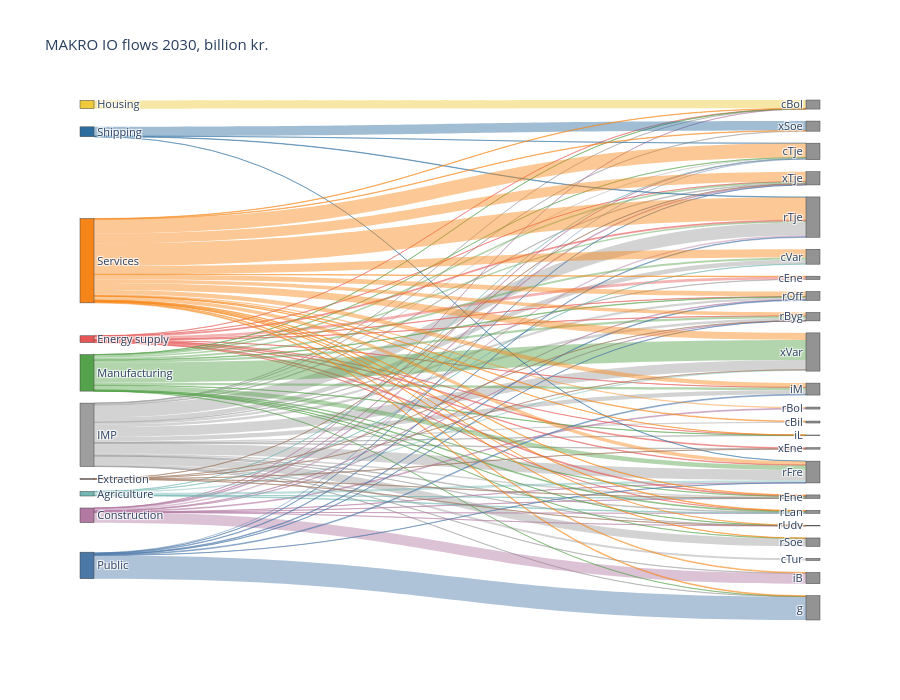

Write notebook code for a chart like this one.
### Markdown cell above
## 4. Where production goes: Sankey diagrams

From the sectors and imports (left) to the demand components (right). The width of a band is the value of the
flow. All imports are one node; `merge_imports=False` splits them by the sector of the goods.

### Code cell
io_viz.sankey(io_v, year, min_flow=min_flow, title=f'MAKRO IO flows {year}, billion kr.')

### Figure 1 — Plotly figure (JSON) as saved in the notebook; plotly's stock layout.template omitted (floating-point values rounded to 4 significant figures)
{"data": [{"arrangement": "snap", "link": {"color": ["rgba(158,158,158,0.45)", "rgba(158,158,158,0.45)", "rgba(158,158,158,0.45)", "rgba(158,158,158,0.45)", "rgba(158,158,158,0.45)", "rgba(158,158,158,0.45)", "rgba(158,158,158,0.45)", "rgba(158,158,158,0.45)", "rgba(158,158,158,0.45)", "rgba(158,158,158,0.45)", "rgba(158,158,158,0.45)", "rgba(158,158,158,0.45)", "rgba(158,158,158,0.45)", "rgba(158,158,158,0.45)", "rgba(158,158,158,0.45)", "rgba(158,158,158,0.45)", "rgba(158,158,158,0.45)", "rgba(158,158,158,0.45)", "rgba(158,158,158,0.45)", "rgba(158,158,158,0.45)", "rgba(158,158,158,0.45)", "rgba(158,158,158,0.45)", "rgba(238,202,59,0.45)", "rgba(178,121,162,0.45)", "rgba(178,121,162,0.45)", "rgba(178,121,162,0.45)", "rgba(178,121,162,0.45)", "rgba(178,121,162,0.45)", "rgba(178,121,162,0.45)", "rgba(178,121,162,0.45)", "rgba(178,121,162,0.45)", "rgba(178,121,162,0.45)", "rgba(178,121,162,0.45)", "rgba(178,121,162,0.45)", "rgba(178,121,162,0.45)", "rgba(228,87,86,0.45)", "rgba(228,87,86,0.45)", "rgba(228,87,86,0.45)", "rgba(228,87,86,0.45)", "rgba(228,87,86,0.45)", "rgba(228,87,86,0.45)", "rgba(228,87,86,0.45)", "rgba(228,87,86,0.45)", "rgba(228,87,86,0.45)", "rgba(228,87,86,0.45)", "rgba(228,87,86,0.45)", "rgba(228,87,86,0.45)", "rgba(84,162,75,0.45)", "rgba(84,162,75,0.45)", "rgba(84,162,75,0.45)", "rgba(84,162,75,0.45)", "rgba(84,162,75,0.45)", "rgba(84,162,75,0.45)", "rgba(84,162,75,0.45)", "rgba(84,162,75,0.45)", "rgba(84,162,75,0.45)", "rgba(84,162,75,0.45)", "rgba(84,162,75,0.45)", "rgba(84,162,75,0.45)", "rgba(84,162,75,0.45)", "rgba(84,162,75,0.45)", "rgba(84,162,75,0.45)", "rgba(84,162,75,0.45)", "rgba(114,183,178,0.45)", "rgba(114,183,178,0.45)", "rgba(114,183,178,0.45)", "rgba(114,183,178,0.45)", "rgba(114,183,178,0.45)", "rgba(114,183,178,0.45)", "rgba(76,120,168,0.45)", "rgba(76,120,168,0.45)", "rgba(76,120,168,0.45)", "rgba(76,120,168,0.45)", "rgba(76,120,168,0.45)", "rgba(76,120,168,0.45)", "rgba(76,120,168,0.45)", "rgba(76,120,168,0.45)", "rgba(46,110,158,0.45)", "rgba(46,110,158,0.45)", "rgba(46,110,158,0.45)", "rgba(46,110,158,0.45)", "rgba(245,133,24,0.45)", "rgba(245,133,24,0.45)", "rgba(245,133,24,0.45)", "rgba(245,133,24,0.45)", "rgba(245,133,24,0.45)", "rgba(245,133,24,0.45)", "rgba(245,133,24,0.45)", "rgba(245,133,24,0.45)", "rgba(245,133,24,0.45)", "rgba(245,133,24,0.45)", "rgba(245,133,24,0.45)", "rgba(245,133,24,0.45)", "rgba(245,133,24,0.45)", "rgba(245,133,24,0.45)", "rgba(245,133,24,0.45)", "rgba(245,133,24,0.45)", "rgba(245,133,24,0.45)", "rgba(245,133,24,0.45)", "rgba(245,133,24,0.45)", "rgba(245,133,24,0.45)", "rgba(245,133,24,0.45)", "rgba(157,117,93,0.45)", "rgba(157,117,93,0.45)", "rgba(157,117,93,0.45)", "rgba(157,117,93,0.45)", "rgba(157,117,93,0.45)", "rgba(157,117,93,0.45)"], "customdata": ["IMP → cBil: Consumption of cars", "IMP → cBol: Consumption of housing", "IMP → cEne: Consumption of energy", "IMP → cTje: Consumption of services", "IMP → cTur: Residents' tourism abroad", "IMP → cVar: Consumption of goods", "IMP → g: Public consumption", "IMP → iB: Investment in buildings", "IMP → iL: Change in inventories", "IMP → iM: Investment in machinery", "IMP → rByg: Intermediate use, construction", "IMP → rEne: Intermediate use, energy supply", "IMP → rFre: Intermediate use, manufacturing", "IMP → rLan: Intermediate use, agriculture", "IMP → rOff: Intermediate use, public", "IMP → rSoe: Intermediate use, shipping", "IMP → rTje: Intermediate use, services", "IMP → rUdv: Intermediate use, extraction", "IMP → xEne: Exports of energy", "IMP → xSoe: Exports of shipping", "IMP → xTje: Exports of services", "IMP → xVar: Exports of goods", "Housing → cBol: Consumption of housing", "Construction → cBol: Consumption of housing", "Construction → cTje: Consumption of services", "Construction → iB: Investment in buildings", "Construction → rBol: Intermediate use, housing", "Construction → rByg: Intermediate use, construction", "Construction → rEne: Intermediate use, energy supply", "Construction → rFre: Intermediate use, manufacturing", "Construction → rLan: Intermediate use, agriculture", "Construction → rOff: Intermediate use, public", "Construction → rTje: Intermediate use, services", "Construction → rUdv: Intermediate use, extraction", "Construction → xTje: Exports of services", "Energy supply → cBol: Consumption of housing", "Energy supply → cEne: Consumption of energy", "Energy supply → iL: Change in inventories", "Energy supply → iM: Investment in machinery", "Energy supply → rByg: Intermediate use, construction", "Energy supply → rEne: Intermediate use, energy supply", "Energy supply → rFre: Intermediate use, manufacturing", "Energy supply → rLan: Intermediate use, agriculture", "Energy supply → rOff: Intermediate use, public", "Energy supply → rTje: Intermediate use, services", "Energy supply → xEne: Exports of energy", "Energy supply → xTje: Exports of services", "Manufacturing → cBol: Consumption of housing", "Manufacturing → cTje: Consumption of services", "Manufacturing → cVar: Consumption of goods", "Manufacturing → g: Public consumption", "Manufacturing → iL: Change in inventories", "Manufacturing → iM: Investment in machinery", "Manufacturing → rByg: Intermediate use, construction", "Manufacturing → rEne: Intermediate use, energy supply", "Manufacturing → rFre: Intermediate use, manufacturing", "Manufacturing → rLan: Intermediate use, agriculture", "Manufacturing → rOff: Intermediate use, public", "Manufacturing → rSoe: Intermediate use, shipping", "Manufacturing → rTje: Intermediate use, services", "Manufacturing → rUdv: Intermediate use, extraction", "Manufacturing → xTje: Exports of services", "Manufacturing → xVar: Exports of goods", "Agriculture → cTje: Consumption of services", "Agriculture → cVar: Consumption of goods", "Agriculture → rEne: Intermediate use, energy supply", "Agriculture → rFre: Intermediate use, manufacturing", "Agriculture → rLan: Intermediate use, agriculture", "Agriculture → xVar: Exports of goods", "Public → cTje: Consumption of services", "Public → g: Public consumption", "Public → iM: Investment in machinery", "Public → rByg: Intermediate use, construction", "Public → rFre: Intermediate use, manufacturing", "Public → rOff: Intermediate use, public", "Public → rTje: Intermediate use, services", "Public → xTje: Exports of services", "Shipping → cTje: Consumption of services", "Shipping → rFre: Intermediate use, manufacturing", "Shipping → rTje: Intermediate use, services", "Shipping → xSoe: Exports of shipping", "Services → cBil: Consumption of cars", "Services → cBol: Consumption of housing", "Services → cEne: Consumption of energy", "Services → cTje: Consumption of services", "Services → cVar: Consumption of goods", "Services → g: Public consumption", "Services → iB: Investment in buildings", "Services → iL: Change in inventories", "Services → iM: Investment in machinery", "Services → rBol: Intermediate use, housing", "Services → rByg: Intermediate use, construction", "Services → rEne: Intermediate use, energy supply", "Services → rFre: Intermediate use, manufacturing", "Services → rLan: Intermediate use, agriculture", "Services → rOff: Intermediate use, public", "Services → rSoe: Intermediate use, shipping", "Services → rTje: Intermediate use, services", "Services → rUdv: Intermediate use, extraction", "Services → xSoe: Exports of shipping", "Services → xTje: Exports of services", "Services → xVar: Exports of goods", "Extraction → rByg: Intermediate use, construction", "Extraction → rEne: Intermediate use, energy supply", "Extraction → rUdv: Intermediate use, extraction", "Extraction → xEne: Exports of energy", "Extraction → xTje: Exports of services", "Extraction → xVar: Exports of goods"], "hovertemplate": "%{customdata}: %{value:,.1f}<extra></extra>", "source": [9, 9, 9, 9, 9, 9, 9, 9, 9, 9, 9, 9, 9, 9, 9, 9, 9, 9, 9, 9, 9, 9, 0, 1, 1, 1, 1, 1, 1, 1, 1, 1, 1, 1, 1, 2, 2, 2, 2, 2, 2, 2, 2, 2, 2, 2, 2, 3, 3, 3, 3, 3, 3, 3, 3, 3, 3, 3, 3, 3, 3, 3, 3, 4, 4, 4, 4, 4, 4, 5, 5, 5, 5, 5, 5, 5, 5, 6, 6, 6, 6, 7, 7, 7, 7, 7, 7, 7, 7, 7, 7, 7, 7, 7, 7, 7, 7, 7, 7, 7, 7, 7, 8, 8, 8, 8, 8, 8], "target": [10, 11, 12, 13, 14, 15, 32, 29, 30, 31, 21, 22, 23, 24, 25, 26, 27, 28, 16, 17, 18, 19, 11, 11, 13, 29, 20, 21, 22, 23, 24, 25, 27, 28, 18, 11, 12, 30, 31, 21, 22, 23, 24, 25, 27, 16, 18, 11, 13, 15, 32, 30, 31, 21, 22, 23, 24, 25, 26, 27, 28, 18, 19, 13, 15, 22, 23, 24, 19, 13, 32, 31, 21, 23, 25, 27, 18, 13, 23, 27, 17, 10, 11, 12, 13, 15, 32, 29, 30, 31, 20, 21, 22, 23, 24, 25, 26, 27, 28, 17, 18, 19, 21, 22, 28, 16, 18, 19], "value": [39.72, 1.208, 10.92, 31.43, 61.43, 136.4, 5.176, 7.406, 9.189, 132.7, 77.17, 43.25, 318.4, 19.82, 65.81, 245.3, 382.8, 6.197, 15.38, 8.895, 19.83, 295.8, 252.8, 3.697, 1.097, 313.3, 24.61, 2.291, 4.332, 6.671, 1.515, 11.54, 48.81, 1.296, 27.08, 4.958, 78.47, 2.47, 3.96, 5.212, 27.18, 16.26, 5.406, 8.707, 30.47, 23.92, 1.459, 1.44, 2.626, 63.44, 2.044, 7.502, 76.92, 66.75, 2.446, 140.4, 23.6, 16.24, 4.012, 45.99, 1.728, 47.07, 611.9, 1.552, 7.28, 2.212, 70.46, 18.65, 38.54, 32.1, 711.3, 24.88, 1.685, 3.115, 19.17, 15.96, 2.686, 2.06, 1.19, 13.62, 284.9, 19.57, 12.47, 12.18, 433.4, 247.9, 23.43, 22.09, 3.335, 126.7, 36.15, 103.9, 17.23, 108.4, 18.49, 149.6, 8.803, 693.0, 5.406, 14.52, 299.9, 217.3, 1.915, 10.56, 5.285, 3.104, 5.251, 2.425]}, "node": {"color": ["rgba(238,202,59,1.0)", "rgba(178,121,162,1.0)", "rgba(228,87,86,1.0)", "rgba(84,162,75,1.0)", "rgba(114,183,178,1.0)", "rgba(76,120,168,1.0)", "rgba(46,110,158,1.0)", "rgba(245,133,24,1.0)", "rgba(157,117,93,1.0)", "rgba(158,158,158,1.0)", "rgba(120,120,120,0.8)", "rgba(120,120,120,0.8)", "rgba(120,120,120,0.8)", "rgba(120,120,120,0.8)", "rgba(120,120,120,0.8)", "rgba(120,120,120,0.8)", "rgba(120,120,120,0.8)", "rgba(120,120,120,0.8)", "rgba(120,120,120,0.8)", "rgba(120,120,120,0.8)", "rgba(120,120,120,0.8)", "rgba(120,120,120,0.8)", "rgba(120,120,120,0.8)", "rgba(120,120,120,0.8)", "rgba(120,120,120,0.8)", "rgba(120,120,120,0.8)", "rgba(120,120,120,0.8)", "rgba(120,120,120,0.8)", "rgba(120,120,120,0.8)", "rgba(120,120,120,0.8)", "rgba(120,120,120,0.8)", "rgba(120,120,120,0.8)", "rgba(120,120,120,0.8)"], "customdata": ["Housing", "Construction", "Energy supply", "Manufacturing", "Agriculture", "Public", "Shipping", "Services", "Extraction", "IMP", "cBil: Consumption of cars", "cBol: Consumption of housing", "cEne: Consumption of energy", "cTje: Consumption of services", "cTur: Residents' tourism abroad", "cVar: Consumption of goods", "xEne: Exports of energy", "xSoe: Exports of shipping", "xTje: Exports of services", "xVar: Exports of goods", "rBol: Intermediate use, housing", "rByg: Intermediate use, construction", "rEne: Intermediate use, energy supply", "rFre: Intermediate use, manufacturing", "rLan: Intermediate use, agriculture", "rOff: Intermediate use, public", "rSoe: Intermediate use, shipping", "rTje: Intermediate use, services", "rUdv: Intermediate use, extraction", "iB: Investment in buildings", "iL: Change in inventories", "iM: Investment in machinery", "g: Public consumption"], "hovertemplate": "%{customdata}<br>%{value:,.1f}<extra></extra>", "label": ["Housing", "Construction", "Energy supply", "Manufacturing", "Agriculture", "Public", "Shipping", "Services", "Extraction", "IMP", "cBil", "cBol", "cEne", "cTje", "cTur", "cVar", "xEne", "xSoe", "xTje", "xVar", "rBol", "rByg", "rEne", "rFre", "rLan", "rOff", "rSoe", "rTje", "rUdv", "iB", "iL", "iM", "g"], "pad": 12, "thickness": 14}, "type": "sankey"}], "layout": {"font": {"size": 11}, "height": 700, "title": {"text": "MAKRO IO flows 2030, billion kr."}}}
